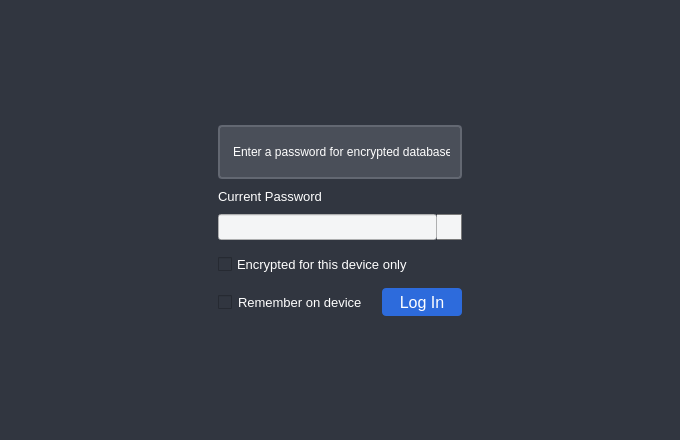
<?xml version="1.0" encoding="UTF-8"?>
<ui version="4.0">
 <class>LoginWindow</class>
 <widget class="QWidget" name="LoginWindow">
  <property name="windowModality">
   <enum>Qt::ApplicationModal</enum>
  </property>
  <property name="geometry">
   <rect>
    <x>0</x>
    <y>0</y>
    <width>680</width>
    <height>440</height>
   </rect>
  </property>
  <property name="sizePolicy">
   <sizepolicy hsizetype="Preferred" vsizetype="Preferred">
    <horstretch>0</horstretch>
    <verstretch>0</verstretch>
   </sizepolicy>
  </property>
  <property name="minimumSize">
   <size>
    <width>680</width>
    <height>440</height>
   </size>
  </property>
  <property name="maximumSize">
   <size>
    <width>680</width>
    <height>440</height>
   </size>
  </property>
  <property name="font">
   <font>
    <pointsize>12</pointsize>
   </font>
  </property>
  <property name="windowTitle">
   <string>Form</string>
  </property>
  <property name="styleSheet">
   <string notr="true">QWidget {
background:#313640;
color: white;
}
QLineEdit {
background-color: #F4F5F6;
color: black;
}
QPushButton {
background: #2D6BDC;
border-radius: 4px;
height: 28px;
width: 80px;
}
QPushButton::hover {
background: #0039AA;
}
QPushButton::pressed {
background: #1452C3;
}
QCheckBox:hover {
	color: #2D6BDC;
}
QCheckBox:checked {
	color: #2D6BDC;
}</string>
  </property>
  <property name="locale">
   <locale language="English" country="UnitedStates"/>
  </property>
  <layout class="QVBoxLayout" name="verticalLayout">
   <property name="spacing">
    <number>0</number>
   </property>
   <property name="leftMargin">
    <number>0</number>
   </property>
   <property name="topMargin">
    <number>0</number>
   </property>
   <property name="rightMargin">
    <number>0</number>
   </property>
   <property name="bottomMargin">
    <number>0</number>
   </property>
   <item>
    <widget class="QStackedWidget" name="stacked_widget">
     <property name="currentIndex">
      <number>1</number>
     </property>
     <widget class="QWidget" name="sign_up">
      <layout class="QGridLayout" name="gridLayout">
       <property name="leftMargin">
        <number>10</number>
       </property>
       <property name="topMargin">
        <number>10</number>
       </property>
       <property name="rightMargin">
        <number>10</number>
       </property>
       <property name="bottomMargin">
        <number>10</number>
       </property>
       <property name="spacing">
        <number>0</number>
       </property>
       <item row="2" column="1">
        <spacer name="verticalSpacer_2">
         <property name="orientation">
          <enum>Qt::Vertical</enum>
         </property>
         <property name="sizeType">
          <enum>QSizePolicy::Fixed</enum>
         </property>
         <property name="sizeHint" stdset="0">
          <size>
           <width>20</width>
           <height>10</height>
          </size>
         </property>
        </spacer>
       </item>
       <item row="19" column="1">
        <spacer name="verticalSpacer_14">
         <property name="orientation">
          <enum>Qt::Vertical</enum>
         </property>
         <property name="sizeHint" stdset="0">
          <size>
           <width>20</width>
           <height>40</height>
          </size>
         </property>
        </spacer>
       </item>
       <item row="0" column="1">
        <spacer name="verticalSpacer_15">
         <property name="orientation">
          <enum>Qt::Vertical</enum>
         </property>
         <property name="sizeHint" stdset="0">
          <size>
           <width>20</width>
           <height>40</height>
          </size>
         </property>
        </spacer>
       </item>
       <item row="14" column="1">
        <spacer name="verticalSpacer">
         <property name="orientation">
          <enum>Qt::Vertical</enum>
         </property>
         <property name="sizeType">
          <enum>QSizePolicy::Fixed</enum>
         </property>
         <property name="sizeHint" stdset="0">
          <size>
           <width>20</width>
           <height>17</height>
          </size>
         </property>
        </spacer>
       </item>
       <item row="4" column="1">
        <spacer name="verticalSpacer_11">
         <property name="orientation">
          <enum>Qt::Vertical</enum>
         </property>
         <property name="sizeType">
          <enum>QSizePolicy::Fixed</enum>
         </property>
         <property name="sizeHint" stdset="0">
          <size>
           <width>20</width>
           <height>10</height>
          </size>
         </property>
        </spacer>
       </item>
       <item row="10" column="1">
        <spacer name="verticalSpacer_12">
         <property name="orientation">
          <enum>Qt::Vertical</enum>
         </property>
         <property name="sizeType">
          <enum>QSizePolicy::Fixed</enum>
         </property>
         <property name="sizeHint" stdset="0">
          <size>
           <width>20</width>
           <height>10</height>
          </size>
         </property>
        </spacer>
       </item>
       <item row="9" column="1">
        <widget class="QLabel" name="repeat_password_sign_up_text">
         <property name="font">
          <font>
           <pointsize>10</pointsize>
          </font>
         </property>
         <property name="text">
          <string>Repeat Password</string>
         </property>
        </widget>
       </item>
       <item row="18" column="1">
        <layout class="QHBoxLayout" name="horizontalLayout">
         <item>
          <widget class="QCheckBox" name="remember_on_device_sign_up">
           <property name="font">
            <font>
             <pointsize>10</pointsize>
            </font>
           </property>
           <property name="styleSheet">
            <string notr="true"/>
           </property>
           <property name="text">
            <string>Remember on device</string>
           </property>
          </widget>
         </item>
         <item>
          <widget class="QPushButton" name="create_button">
           <property name="maximumSize">
            <size>
             <width>80</width>
             <height>16777215</height>
            </size>
           </property>
           <property name="font">
            <font>
             <pointsize>12</pointsize>
            </font>
           </property>
           <property name="styleSheet">
            <string notr="true">margin-bottom: 4px;</string>
           </property>
           <property name="text">
            <string>Create</string>
           </property>
           <property name="flat">
            <bool>false</bool>
           </property>
          </widget>
         </item>
        </layout>
       </item>
       <item row="17" column="1">
        <spacer name="verticalSpacer_3">
         <property name="orientation">
          <enum>Qt::Vertical</enum>
         </property>
         <property name="sizeType">
          <enum>QSizePolicy::Fixed</enum>
         </property>
         <property name="sizeHint" stdset="0">
          <size>
           <width>20</width>
           <height>10</height>
          </size>
         </property>
        </spacer>
       </item>
       <item row="7" column="1">
        <layout class="QHBoxLayout" name="horizontalLayout_4">
         <property name="spacing">
          <number>0</number>
         </property>
         <item>
          <widget class="QLineEdit" name="new_password_sign_up">
           <property name="minimumSize">
            <size>
             <width>0</width>
             <height>26</height>
            </size>
           </property>
           <property name="styleSheet">
            <string notr="true"/>
           </property>
           <property name="echoMode">
            <enum>QLineEdit::Password</enum>
           </property>
          </widget>
         </item>
         <item>
          <widget class="QPushButton" name="new_password_sign_up_eye_button">
           <property name="styleSheet">
            <string notr="true">QPushButton {
background-color: #F4F5F6;
width: 24px;
height: 24px;
border-radius: 0px;
border: 1px solid #7A7A7A;
border-left: 0px solid #7A7A7A;
}
QPushButton::pressed {
background-color: #C2DEF4;
}</string>
           </property>
           <property name="text">
            <string/>
           </property>
           <property name="icon">
            <iconset resource="../resources/application.qrc">
             <normaloff>:/img/eye.svg</normaloff>:/img/eye.svg</iconset>
           </property>
          </widget>
         </item>
        </layout>
       </item>
       <item row="8" column="1">
        <spacer name="verticalSpacer_10">
         <property name="orientation">
          <enum>Qt::Vertical</enum>
         </property>
         <property name="sizeType">
          <enum>QSizePolicy::Fixed</enum>
         </property>
         <property name="sizeHint" stdset="0">
          <size>
           <width>20</width>
           <height>10</height>
          </size>
         </property>
        </spacer>
       </item>
       <item row="3" column="1">
        <widget class="QLabel" name="new_password_sign_up_text">
         <property name="font">
          <font>
           <pointsize>10</pointsize>
          </font>
         </property>
         <property name="text">
          <string>New Password</string>
         </property>
        </widget>
       </item>
       <item row="1" column="2">
        <spacer name="horizontalSpacer_4">
         <property name="orientation">
          <enum>Qt::Horizontal</enum>
         </property>
         <property name="sizeHint" stdset="0">
          <size>
           <width>40</width>
           <height>20</height>
          </size>
         </property>
        </spacer>
       </item>
       <item row="16" column="1">
        <layout class="QHBoxLayout" name="horizontalLayout_2">
         <item>
          <widget class="QCheckBox" name="use_hwid_sign_up">
           <property name="font">
            <font>
             <pointsize>10</pointsize>
            </font>
           </property>
           <property name="text">
            <string>Encrypt for this device only</string>
           </property>
          </widget>
         </item>
        </layout>
       </item>
       <item row="1" column="1">
        <widget class="QLabel" name="notification_sign_up">
         <property name="minimumSize">
          <size>
           <width>244</width>
           <height>54</height>
          </size>
         </property>
         <property name="maximumSize">
          <size>
           <width>244</width>
           <height>54</height>
          </size>
         </property>
         <property name="font">
          <font>
           <pointsize>9</pointsize>
          </font>
         </property>
         <property name="styleSheet">
          <string notr="true">QLabel {
border: 2px solid #636872;
background-color: #4A4F59;
padding: 10px;
border-radius:4px;
}</string>
         </property>
         <property name="text">
          <string>Enter and confirm a password to encrypt</string>
         </property>
        </widget>
       </item>
       <item row="1" column="0">
        <spacer name="horizontalSpacer_3">
         <property name="orientation">
          <enum>Qt::Horizontal</enum>
         </property>
         <property name="sizeHint" stdset="0">
          <size>
           <width>40</width>
           <height>20</height>
          </size>
         </property>
        </spacer>
       </item>
       <item row="11" column="1">
        <layout class="QHBoxLayout" name="horizontalLayout_5">
         <property name="spacing">
          <number>0</number>
         </property>
         <item>
          <widget class="QLineEdit" name="repeat_password_sign_up">
           <property name="minimumSize">
            <size>
             <width>0</width>
             <height>26</height>
            </size>
           </property>
           <property name="styleSheet">
            <string notr="true"/>
           </property>
           <property name="echoMode">
            <enum>QLineEdit::Password</enum>
           </property>
          </widget>
         </item>
         <item>
          <widget class="QPushButton" name="repeat_password_sign_up_eye_button">
           <property name="styleSheet">
            <string notr="true">QPushButton {
background-color: #F4F5F6;
width: 24px;
height: 24px;
border-radius: 0px;
border: 1px solid #7A7A7A;
border-left: 0px solid #7A7A7A;
}
QPushButton::pressed {
background-color: #C2DEF4;
}</string>
           </property>
           <property name="text">
            <string/>
           </property>
           <property name="icon">
            <iconset resource="../resources/application.qrc">
             <normaloff>:/img/eye.svg</normaloff>:/img/eye.svg</iconset>
           </property>
          </widget>
         </item>
        </layout>
       </item>
      </layout>
     </widget>
     <widget class="QWidget" name="sign_in">
      <layout class="QGridLayout" name="gridLayout_3">
       <property name="leftMargin">
        <number>10</number>
       </property>
       <property name="topMargin">
        <number>10</number>
       </property>
       <property name="rightMargin">
        <number>10</number>
       </property>
       <property name="bottomMargin">
        <number>10</number>
       </property>
       <property name="spacing">
        <number>0</number>
       </property>
       <item row="9" column="1">
        <layout class="QHBoxLayout" name="horizontalLayout_8">
         <item>
          <widget class="QCheckBox" name="use_hwid">
           <property name="minimumSize">
            <size>
             <width>0</width>
             <height>28</height>
            </size>
           </property>
           <property name="maximumSize">
            <size>
             <width>16777215</width>
             <height>16777215</height>
            </size>
           </property>
           <property name="font">
            <font>
             <pointsize>10</pointsize>
            </font>
           </property>
           <property name="styleSheet">
            <string notr="true">QCheckBox:hover {
	color: #2D6BDC;
}
QCheckBox:checked {
	color: #2D6BDC;
}</string>
           </property>
           <property name="text">
            <string>Encrypted for this device only</string>
           </property>
          </widget>
         </item>
        </layout>
       </item>
       <item row="5" column="1">
        <layout class="QHBoxLayout" name="horizontalLayout_6">
         <property name="spacing">
          <number>0</number>
         </property>
         <item>
          <widget class="QLineEdit" name="password_sign_in">
           <property name="minimumSize">
            <size>
             <width>0</width>
             <height>26</height>
            </size>
           </property>
           <property name="styleSheet">
            <string notr="true"/>
           </property>
           <property name="echoMode">
            <enum>QLineEdit::Password</enum>
           </property>
          </widget>
         </item>
         <item>
          <widget class="QPushButton" name="password_sign_in_eye_button">
           <property name="styleSheet">
            <string notr="true">QPushButton {
background-color: #F4F5F6;
width: 24px;
height: 24px;
border-radius: 0px;
border: 1px solid #7A7A7A;
border-left: 0px solid #7A7A7A;
}
QPushButton::pressed {
background-color: #C2DEF4;
}</string>
           </property>
           <property name="text">
            <string/>
           </property>
           <property name="icon">
            <iconset resource="../resources/application.qrc">
             <normaloff>:/img/eye.svg</normaloff>:/img/eye.svg</iconset>
           </property>
          </widget>
         </item>
        </layout>
       </item>
       <item row="10" column="1">
        <spacer name="verticalSpacer_4">
         <property name="orientation">
          <enum>Qt::Vertical</enum>
         </property>
         <property name="sizeType">
          <enum>QSizePolicy::Fixed</enum>
         </property>
         <property name="sizeHint" stdset="0">
          <size>
           <width>20</width>
           <height>10</height>
          </size>
         </property>
        </spacer>
       </item>
       <item row="2" column="1">
        <spacer name="verticalSpacer_8">
         <property name="orientation">
          <enum>Qt::Vertical</enum>
         </property>
         <property name="sizeType">
          <enum>QSizePolicy::Fixed</enum>
         </property>
         <property name="sizeHint" stdset="0">
          <size>
           <width>20</width>
           <height>10</height>
          </size>
         </property>
        </spacer>
       </item>
       <item row="1" column="1">
        <widget class="QLabel" name="notification_sign_in">
         <property name="minimumSize">
          <size>
           <width>244</width>
           <height>54</height>
          </size>
         </property>
         <property name="maximumSize">
          <size>
           <width>244</width>
           <height>54</height>
          </size>
         </property>
         <property name="font">
          <font>
           <pointsize>9</pointsize>
           <bold>false</bold>
          </font>
         </property>
         <property name="styleSheet">
          <string notr="true">QLabel {
border: 2px solid #636872;
background-color: #4A4F59;
padding: 10px;
border-radius:4px;
}</string>
         </property>
         <property name="text">
          <string>Enter a password for encrypted database</string>
         </property>
        </widget>
       </item>
       <item row="4" column="1">
        <spacer name="verticalSpacer_9">
         <property name="orientation">
          <enum>Qt::Vertical</enum>
         </property>
         <property name="sizeType">
          <enum>QSizePolicy::Fixed</enum>
         </property>
         <property name="sizeHint" stdset="0">
          <size>
           <width>20</width>
           <height>10</height>
          </size>
         </property>
        </spacer>
       </item>
       <item row="0" column="1">
        <spacer name="verticalSpacer_5">
         <property name="orientation">
          <enum>Qt::Vertical</enum>
         </property>
         <property name="sizeHint" stdset="0">
          <size>
           <width>20</width>
           <height>40</height>
          </size>
         </property>
        </spacer>
       </item>
       <item row="12" column="1">
        <spacer name="verticalSpacer_6">
         <property name="orientation">
          <enum>Qt::Vertical</enum>
         </property>
         <property name="sizeType">
          <enum>QSizePolicy::Expanding</enum>
         </property>
         <property name="sizeHint" stdset="0">
          <size>
           <width>20</width>
           <height>40</height>
          </size>
         </property>
        </spacer>
       </item>
       <item row="3" column="1">
        <widget class="QLabel" name="password_sign_in_text">
         <property name="font">
          <font>
           <pointsize>10</pointsize>
          </font>
         </property>
         <property name="text">
          <string>Current Password</string>
         </property>
        </widget>
       </item>
       <item row="1" column="0">
        <spacer name="horizontalSpacer_2">
         <property name="orientation">
          <enum>Qt::Horizontal</enum>
         </property>
         <property name="sizeHint" stdset="0">
          <size>
           <width>40</width>
           <height>20</height>
          </size>
         </property>
        </spacer>
       </item>
       <item row="7" column="1">
        <spacer name="verticalSpacer_7">
         <property name="orientation">
          <enum>Qt::Vertical</enum>
         </property>
         <property name="sizeType">
          <enum>QSizePolicy::Fixed</enum>
         </property>
         <property name="sizeHint" stdset="0">
          <size>
           <width>20</width>
           <height>10</height>
          </size>
         </property>
        </spacer>
       </item>
       <item row="1" column="2">
        <spacer name="horizontalSpacer">
         <property name="orientation">
          <enum>Qt::Horizontal</enum>
         </property>
         <property name="sizeHint" stdset="0">
          <size>
           <width>40</width>
           <height>20</height>
          </size>
         </property>
        </spacer>
       </item>
       <item row="11" column="1">
        <layout class="QHBoxLayout" name="horizontalLayout_3">
         <property name="spacing">
          <number>0</number>
         </property>
         <item>
          <widget class="QCheckBox" name="remember_on_device_sign_in">
           <property name="minimumSize">
            <size>
             <width>0</width>
             <height>0</height>
            </size>
           </property>
           <property name="maximumSize">
            <size>
             <width>16777215</width>
             <height>16777215</height>
            </size>
           </property>
           <property name="font">
            <font>
             <pointsize>10</pointsize>
            </font>
           </property>
           <property name="styleSheet">
            <string notr="true">QCheckBox {
	margin: 0px;
}
QCheckBox:hover {
	color: #2D6BDC;
}
QCheckBox:checked {
	color: #2D6BDC;
}</string>
           </property>
           <property name="text">
            <string>Remember on device</string>
           </property>
          </widget>
         </item>
         <item>
          <widget class="QPushButton" name="login_button">
           <property name="maximumSize">
            <size>
             <width>80</width>
             <height>16777215</height>
            </size>
           </property>
           <property name="font">
            <font>
             <pointsize>12</pointsize>
            </font>
           </property>
           <property name="styleSheet">
            <string notr="true"/>
           </property>
           <property name="text">
            <string>Log In</string>
           </property>
          </widget>
         </item>
        </layout>
       </item>
      </layout>
     </widget>
    </widget>
   </item>
  </layout>
 </widget>
 <resources>
  <include location="../resources/application.qrc"/>
 </resources>
 <connections/>
</ui>
